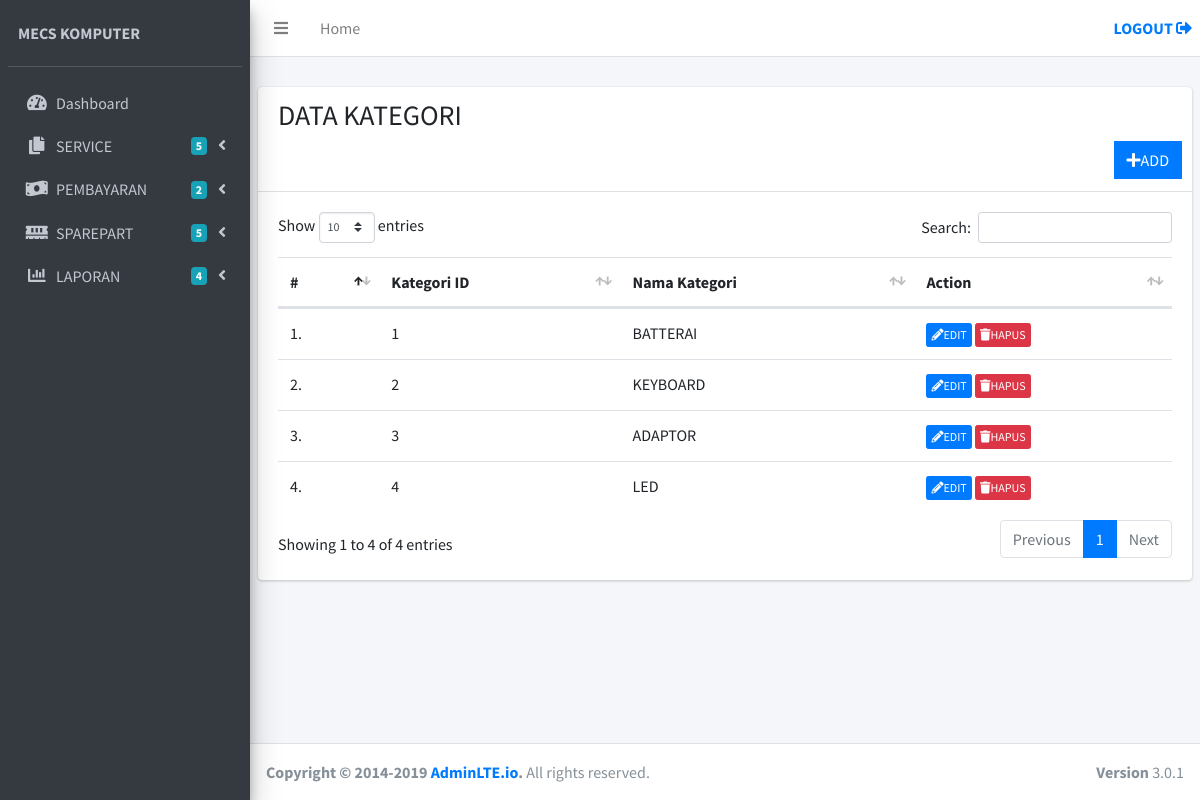
Page /index.php/kategori on the committed database.
### tables this page shows
CREATE TABLE `tb_kategori` (
  `kat_id` int(1) NOT NULL,
  `nm_kat` varchar(50) DEFAULT NULL
);

### application/libraries/Template.php (called while the page is built)
<?php
Class Template {
	var $template_data = array();
	function set($name, $value)
	{
		$this->template_data[$name] = $value;
	}
	function load($template = '' , $view = '' , $view_data = array(), $return = FALSE)
	{
		$this->CI =& get_instance();
		$this->set('contents', $this->CI->load->view($view, $view_data, TRUE));
		return $this->CI->load->view($template,$this->template_data, $return);
	}
}

### application/controllers/Kategori.php (called while the page is built, shortened)
<?php
class Kategori extends CI_Controller {
public function index()
	{
		$data['row'] = $this->kategori_m->get();
		$this->template->load('template', 'kategori/kategori_data', $data);
	}
}

### index.php (called while the page is built, shortened)
<?php
require_once BASEPATH.'core/CodeIgniter.php';

### application/models/Kategori_m.php (called while the page is built, shortened)
<?php
class Kategori_m extends CI_Model {
	public function get($id=null)
	{
		$this->db->from('tb_kategori');
		$query = $this->db->get();
		return $query;
	}
}

### application/views/kategori/kategori_data.php (the view)
<section class="content-header">
</section>
<section class="content">
      <div class="row">
      <div class="col-12">
        <div class="card">
          <div class="card-header">
            <div class="pull-right">
             <h3>DATA KATEGORI</h3>
          </div>
          <div class="card-tools">
              <a href="<?=site_url('kategori/add') ?>" class="btn btn-flat btn-primary"><i class="fas fa-plus"></i>ADD</a>
            </div>
          </div>
          <div class="card-body">
      <table class="table table-condensed" id="table1">
        <thead>
          <tr>
            <th>#</th>
            <th>Kategori ID</th>
            <th>Nama Kategori</th>
            <th>Action</th>
          </tr>
        </thead>
        <tbody>
          <?php $no=1;
          foreach ($row->result() as $key => $data) { ?>
          <tr>
            <td><?=$no++?>.</td>
            <td><?=$data->kat_id?></td>
            <td><?=$data->nm_kat?></td>
            <td><a type="button" href="<?=site_url('kategori/edit/'.$data->kat_id)?>" class="btn btn-xs btn-primary"><i class="fas fa-pencil-alt"></i><span>EDIT</span></a>   <a type="button" href="<?=site_url('kategori/del/'.$data->kat_id)?>" class="btn btn-xs btn-danger"><i class="fas fa-trash"></i><span>HAPUS</span></a></td>
          </tr>
          <?php
        }
        ?>
        </tbody>
      </table>
    </div>
  </div>
</div>
</div>
</section>

### rows in the picture
tb_kategori: kat_id "1", nm_kat "BATTERAI"
tb_kategori: kat_id "2", nm_kat "KEYBOARD"
tb_kategori: kat_id "3", nm_kat "ADAPTOR"
tb_kategori: kat_id "4", nm_kat "LED"
